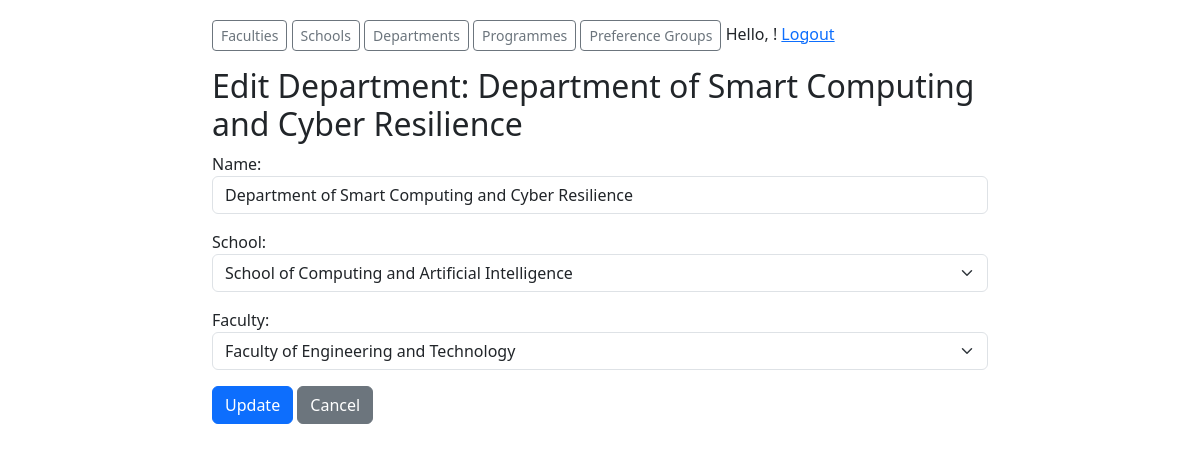
Screenshot of /academics-admin/departments/1/edit/ (signed in) with the database file from the repository.
### academics/models.py (models this page shows, shortened)
class Department(models.Model):
    name = models.CharField(max_length=100)
    school = models.ForeignKey(School, on_delete=models.CASCADE, related_name='departments', null=True, blank=True)
    faculty = models.ForeignKey(Faculty, on_delete=models.CASCADE, related_name='departments', null=True, blank=True)

class School(models.Model):
    name = models.CharField(max_length=100)
    faculty = models.ForeignKey(Faculty, on_delete=models.CASCADE, related_name='schools', null=True, blank=True)
    def __str__(self):
        return self.name

class Faculty(models.Model):
    name = models.CharField(max_length=100)
    def __str__(self):
        return self.name

### academics/views.py (the view)
# urls.py: path('departments/<int:pk>/edit/', views.DepartmentUpdateView.as_view(), name='department_edit'),
class DepartmentUpdateView(CoordinatorRequiredMixin, SuccessMessageMixin, UpdateView):
    model = Department
    form_class = DepartmentForm
    template_name = 'academics/department_form.html'
    success_url = reverse_lazy('academics:department_list')
    success_message = "Department '%(name)s' was updated successfully."

### academics/forms.py (shortened to what this page needs)
class DepartmentForm(forms.ModelForm):
    class Meta:
        model = Department
        fields = ['name', 'school', 'faculty']
        widgets = {
            'name': forms.TextInput(attrs={'class': 'form-control'}),
            'school': forms.Select(attrs={'class': 'form-select'}),
            'faculty': forms.Select(attrs={'class': 'form-select'}),
        }

### academics/mixins.py (called while the page is built)
    def test_func(self):
        return self.request.user.is_authenticated and \
               self.request.user.groups.filter(name='Coordinator').exists()

### templates/academics/department_form.html (shortened to what this page needs)
{% extends "academics/base_academics.html" %}
{% block content %}
    <h2>{% if object %}Edit Department: {{ object.name }}{% else %}Add New Department{% endif %}</h2>
    <form method="post">
        {{ form.as_p }}
        <button type="submit" class="btn btn-primary">{% if object %}Update{% else %}Save{% endif %}</button>
        <a href="{% url 'academics:department_list' %}" class="btn btn-secondary">Cancel</a>
    </form>
{% endblock %}

### templates/academics/base_academics.html (style rules this page uses)
body { padding: 20px; }

### rows the page displays
Department: name "Department of Smart Computing and Cyber Resilience", school "School of Computing and Artificial Intelligence", faculty "Faculty of Engineering and Technology"
